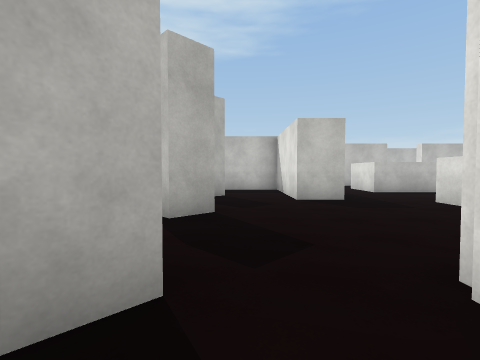
view 1 (above)

17 first-person views from a walk through a scene from a Unity 3-D project. The camera is 1.4 m above the floor, tilts 2° down and sees 85° across. The floor is counted in squares, 2 m on a side. Each view is taken from the middle of a square. On the plan, view 1 faces up. The plan holds only what a view shows up to about 9 squares ahead; the rest is blank. The place goes on beyond the plan. Some animated figures are not drawn. Door leaves are left out, so doorways stand open. Some surface patterns are stand-ins.

view 2
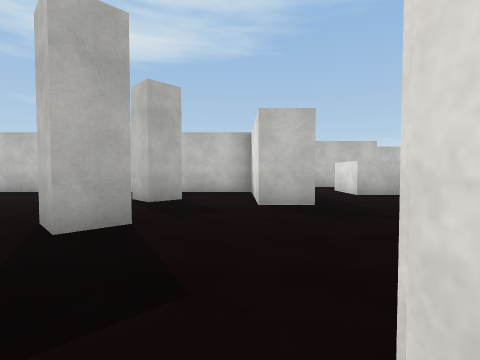

view 3
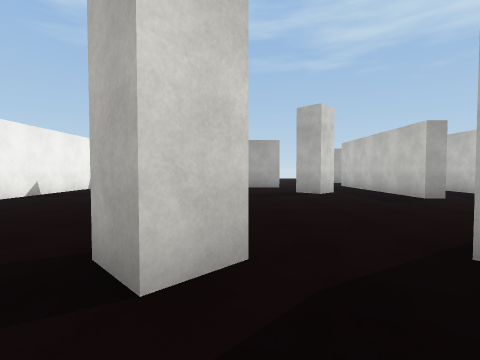

view 4
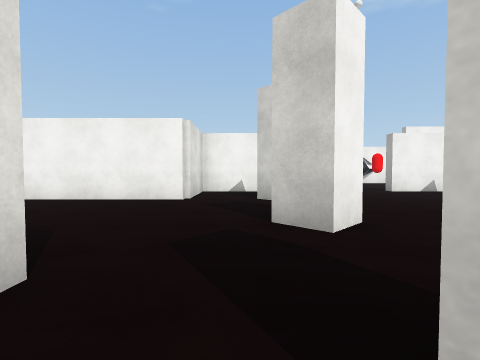

view 5
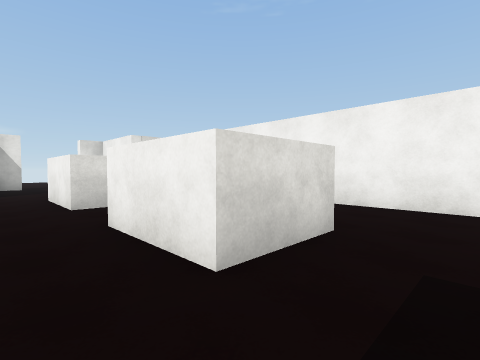

view 6
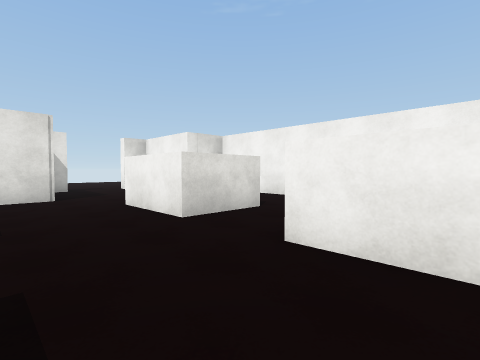

view 7
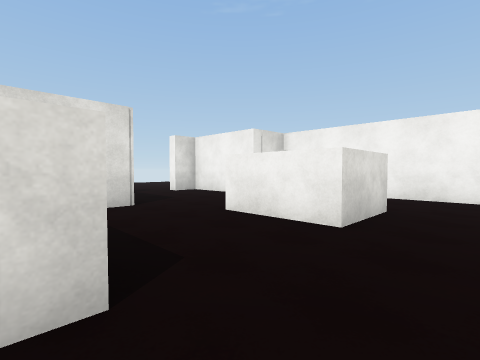

view 8
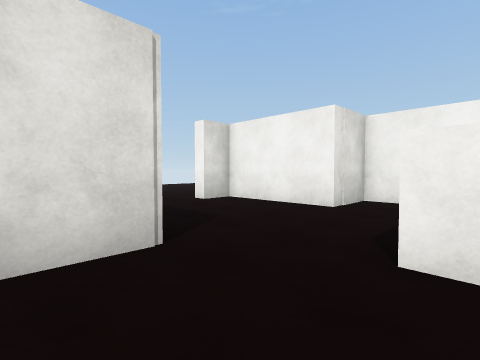

view 9
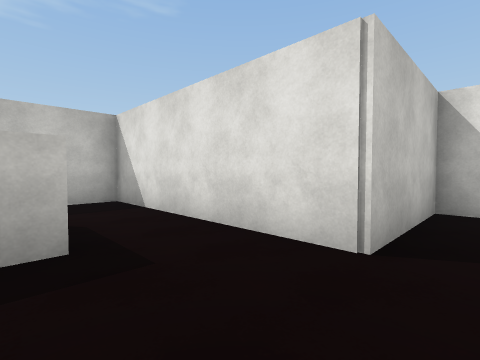

view 10
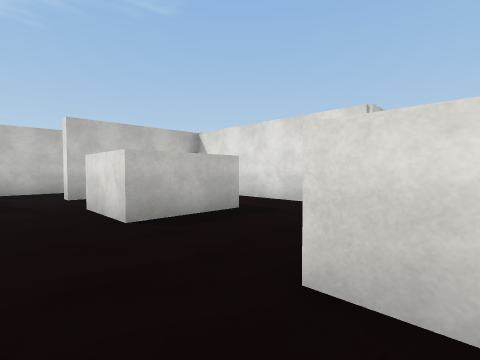

view 11
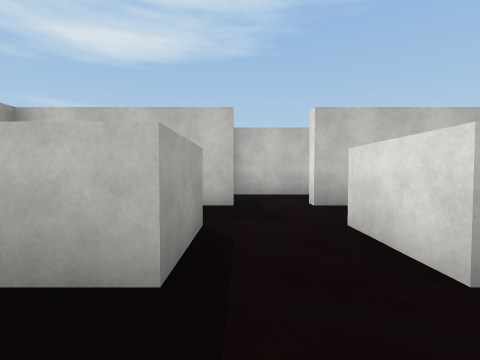

view 12
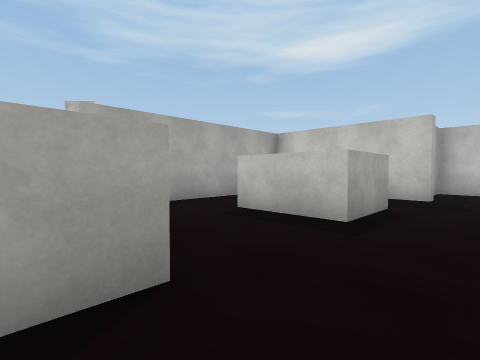

view 13
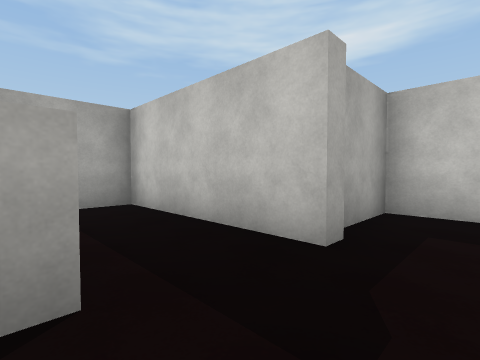

view 14
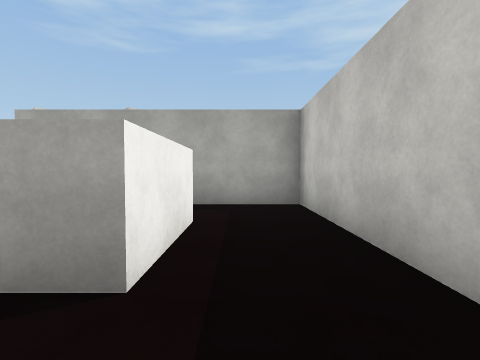

view 15
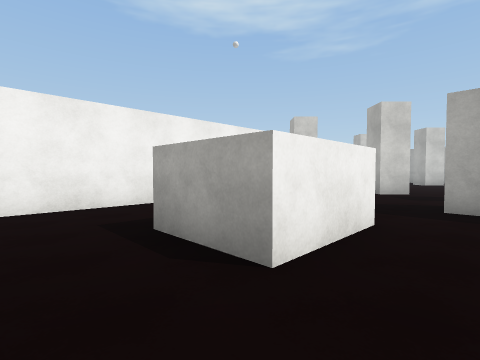

view 16
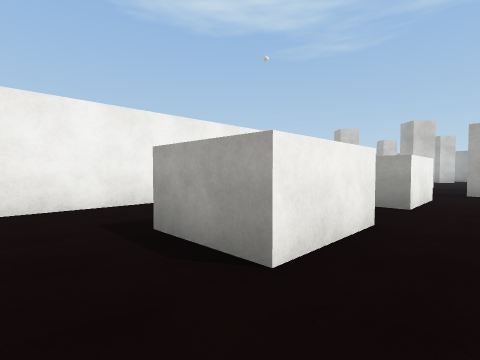

view 17
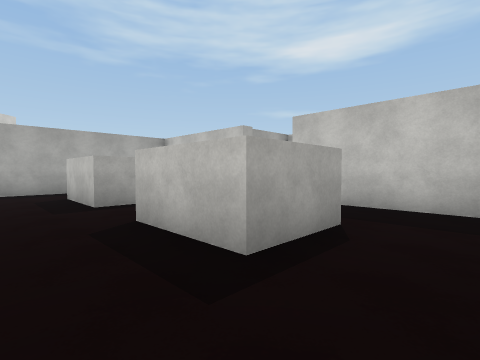

### Floor plan
Points are (right, up) in squares from view 1. A wall is a line through its corners. A room is listed if a view was taken in it or the views show most of it. See-through windows are left out.
Room 1 (views 1, 2)
walls: (-0.4, 1.4) (-0.9, 1); (-0.6, -0.9) (1.3, -0.9) (1.3, 1.6)
ways out: opening at (0.5, 1) to room 2
Room 2 (views 3, 4, 5, 6, 7, 8, 9, 11, 13, 15, 16, 17)
walls: (8.4, 5.8) (10.5, 5.8) (10.5, 4); (4.4, 4) (4.4, 5.8) (6.5, 5.8); (6.5, 10.4) (6.5, 8.6) (4.4, 8.6) (4.4, 10); (10.5, 10.4) (10.5, 8.6) (8.4, 8.6) (8.4, 10.4); (10.6, 1.6) (12.3, 1.6) (12.3, 3.1) (15.3, 3.1) (15.3, 4) (15.8, 4); (2.5, 10.4) (2.5, 6.3) (1.3, 6.3) (1.3, 9.1); (1.3, 1.6) (4.5, 1.6); (-0.4, 7.5) (-1, 6.8); (-1.1, 5.1) (-0.4, 4.4) (-1, 3.8); (15.3, 5.9) (15.3, 6.8) (12.3, 6.8) (12.3, 10.4); (-0.8, 1.8) (-0.4, 1.4)
ways out: opening at (0.5, 1) to room 1; opening at (5.5, 2.5) to room 3; opening at (7.5, 4.5) to room 3; opening at (9.5, 2.5) to room 3; opening at (7.5, 9.5) to room 4; opening at (3.5, 9.5) to room 5; opening at (11.5, 9.5) to room 6; opening at (0.5, 7.5) to room 7; opening at (-1, 3); opening at (-1, 6); opening at (17, 3.5)
Room 3 (views 10, 12)
walls: (8.4, 4) (8.4, 5.8); (6.5, 5.8) (6.5, 4); (4.5, 1.6) (10.6, 1.6)
ways out: opening at (5.5, 2.5) to room 2; opening at (7.5, 4.5) to room 2; opening at (9.5, 2.5) to room 2
Room 4 (view 14)
walls: (8.4, 12.3) (8.4, 12.8); (9.1, 14.8) (6.5, 14.8) (6.5, 13.1); (6.9, 12.8) (6.9, 12.3)
ways out: opening at (7.5, 9.5) to room 2; opening at (5.5, 11.5) to room 5; opening at (9.5, 11) to room 6
Room 5 (no view inside)
walls: (4.4, 10.4) (6.5, 10.4); (6.9, 12.3) (2.5, 12.3) (2.5, 10.4)
ways out: opening at (3.5, 9.5) to room 2; opening at (5.5, 11.5) to room 4
Room 6 (no view inside)
walls: (12.3, 10.4) (12.3, 12.3) (8.4, 12.3)
ways out: opening at (11.5, 9.5) to room 2; opening at (9.5, 11) to room 4
Room 7 (no view inside)
walls: (1.5, 9.7) (-1, 9.7)
ways out: opening at (0.5, 7.5) to room 2; opening at (-1, 9)

Where each view was taken, in squares from view 1:
view 1: 0 up, 0 right, facing up
view 2: 1 up, 1 right, facing up
view 3: 5 up, 1 right, facing left
view 4: 8 up, 0 right, facing down
view 5: 7 up, 3 right, facing down-right
view 6: 8 up, 5 right, facing down-right
view 7: 9 up, 7 right, facing down-right
view 8: 8 up, 10 right, facing down-right
view 9: 6 up, 10 right, facing up-right
view 10: 5 up, 7 right, facing up-right
view 11: 7 up, 7 right, facing up
view 12: 5 up, 8 right, facing up-left
view 13: 10 up, 8 right, facing up-left
view 14: 11 up, 8 right, facing left
view 15: 7 up, 8 right, facing down-left
view 16: 7 up, 12 right, facing down-left
view 17: 7 up, 12 right, facing up-left
